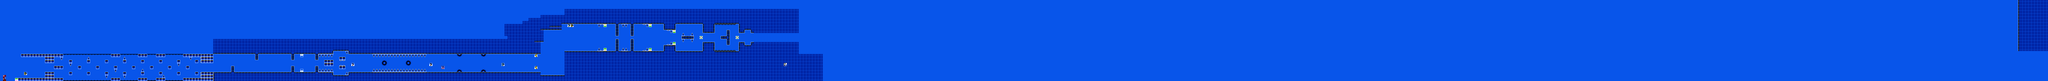

Below is a game level as drawn by its tile map, then a one-line description and the .tmx that defines it (tile-layer data replaced by summaries):
An orthogonal 682x27 tile map with 16x16 px tiles, 2 tile layers (SP, ...), 2 tilesets.

<map version="1.10" tiledversion="1.10.2" orientation="orthogonal" renderorder="right-down" width="682" height="27" tilewidth="16" tileheight="16" infinite="0" nextlayerid="3" nextobjectid="1">
 <editorsettings>
  <chunksize width="16" height="27" />
  <export target="test4.csv" format="csv" />
 </editorsettings>
 <tileset firstgid="1" name="famidash" tilewidth="16" tileheight="16" tilecount="256" columns="16">
  <image source="../GRAPHICS/famidash.bmp" width="256" height="256" />
 </tileset>
 <tileset firstgid="257" name="sprites" tilewidth="16" tileheight="16" tilecount="256" columns="16">
  <image source="../GRAPHICS/sprites.png" width="256" height="256" />
 </tileset>
 <layer id="1" width="682" height="27">
  <data>[18414 cells, 18414 non-empty, 31 distinct tile ids]</data>
 </layer>
 <layer id="2" name="SP" width="682" height="27">
  <data>[18414 cells, 23 non-empty, 16 distinct tile ids]</data>
 </layer>
</map>
